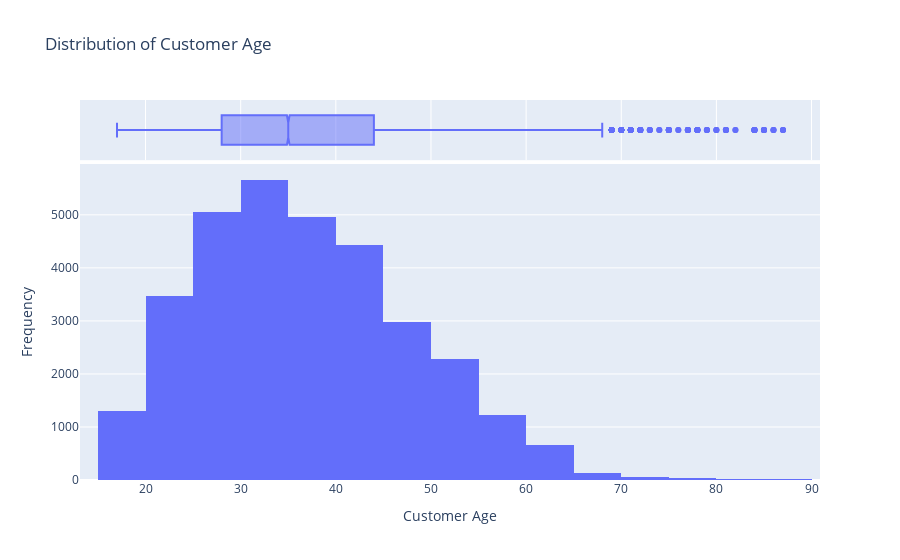

Notebook code for this chart:
### Markdown cell above
**Distribution of Unit Cost Histogram:**

This histogram visualizes the distribution of `Unit Cost` values. The kernel density estimate (KDE) line provides a smoothed representation of the distribution.

- **Observations:** The histogram shows a right-skewed distribution for `Unit Cost`. A large number of products have a low unit cost, and there is a long tail extending towards higher unit costs. The KDE line confirms this skewness, with a peak at the lower end of the cost spectrum.
- **Statistical Relevance:** This visualization reveals the typical cost structure of the products. The concentration of products at lower unit costs suggests that many items sold are relatively inexpensive. The presence of a tail at higher costs indicates that there are also some high-value products, but they are less frequent. Understanding this distribution is important for pricing strategies and inventory management.

### Code cell
# Analyze the distribution of Customer Age
fig1 = px.histogram(df, x='Customer Age', nbins=20, marginal='box', title='Distribution of Customer Age')
fig1.update_layout(xaxis_title='Customer Age', yaxis_title='Frequency')
fig1.show()

### Figure 1 — Plotly figure (JSON) as saved in the notebook; plotly's stock layout.template omitted (floating-point values rounded to 4 significant figures; data arrays with more than 128 entries replaced by an {"elided": "..."} marker saying what was removed)
{"data": [{"alignmentgroup": "True", "bingroup": "x", "hovertemplate": "Customer Age=%{x}<br>count=%{y}<extra></extra>", "legendgroup": "", "marker": {"color": "#636efa", "pattern": {"shape": ""}}, "name": "", "nbinsx": 20, "offsetgroup": "", "orientation": "v", "showlegend": false, "type": "histogram", "x": {"elided": "32263 float values"}, "xaxis": "x", "yaxis": "y"}, {"alignmentgroup": "True", "hovertemplate": "Customer Age=%{x}<extra></extra>", "legendgroup": "", "marker": {"color": "#636efa"}, "name": "", "notched": true, "offsetgroup": "", "showlegend": false, "type": "box", "x": {"elided": "32263 float values"}, "xaxis": "x2", "yaxis": "y2"}], "layout": {"barmode": "relative", "legend": {"tracegroupgap": 0}, "title": {"text": "Distribution of Customer Age"}, "xaxis": {"anchor": "y", "domain": [0, 1], "title": {"text": "Customer Age"}}, "xaxis2": {"anchor": "y2", "domain": [0, 1], "matches": "x", "showgrid": true, "showticklabels": false}, "yaxis": {"anchor": "x", "domain": [0, 0.8316], "title": {"text": "Frequency"}}, "yaxis2": {"anchor": "x2", "domain": [0.8416, 1], "matches": "y2", "showgrid": false, "showline": false, "showticklabels": false, "ticks": ""}}}
